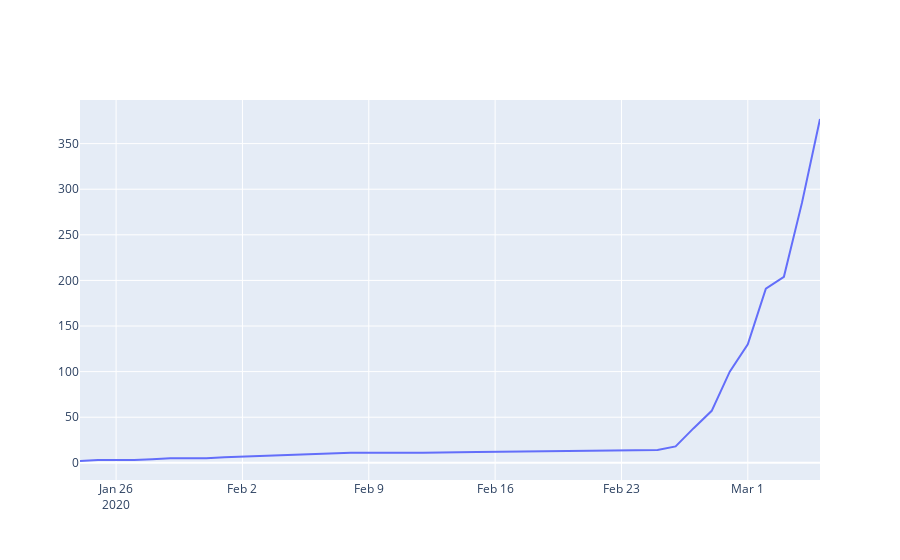

Notebook code for this chart:
### Code cell
data = [go.Scatter(x=france_df['day'], y=france_df['Confirmed'])]
py.iplot(data)

### Figure 1 — Plotly figure (JSON) as saved in the notebook; plotly's stock layout.template omitted (floating-point values rounded to 4 significant figures)
{"data": [{"type": "scatter", "x": ["2020-01-24", "2020-01-25", "2020-01-26", "2020-01-27", "2020-01-28", "2020-01-29", "2020-01-30", "2020-01-31", "2020-02-01", "2020-02-01", "2020-02-01", "2020-02-01", "2020-02-01", "2020-02-01", "2020-02-01", "2020-02-08", "2020-02-08", "2020-02-08", "2020-02-08", "2020-02-12", "2020-02-12", "2020-02-12", "2020-02-15", "2020-02-15", "2020-02-15", "2020-02-15", "2020-02-15", "2020-02-15", "2020-02-15", "2020-02-15", "2020-02-15", "2020-02-15", "2020-02-25", "2020-02-26", "2020-02-27", "2020-02-28", "2020-02-29", "2020-03-01", "2020-03-02", "2020-03-03", "2020-03-04", "2020-03-05"], "y": [2, 3, 3, 3, 4, 5, 5, 5, 6, 6, 6, 6, 6, 6, 6, 11, 11, 11, 11, 11, 11, 11, 12, 12, 12, 12, 12, 12, 12, 12, 12, 12, 14, 18, 38, 57, 100, 130, 191, 204, 285, 377]}], "layout": {}}
